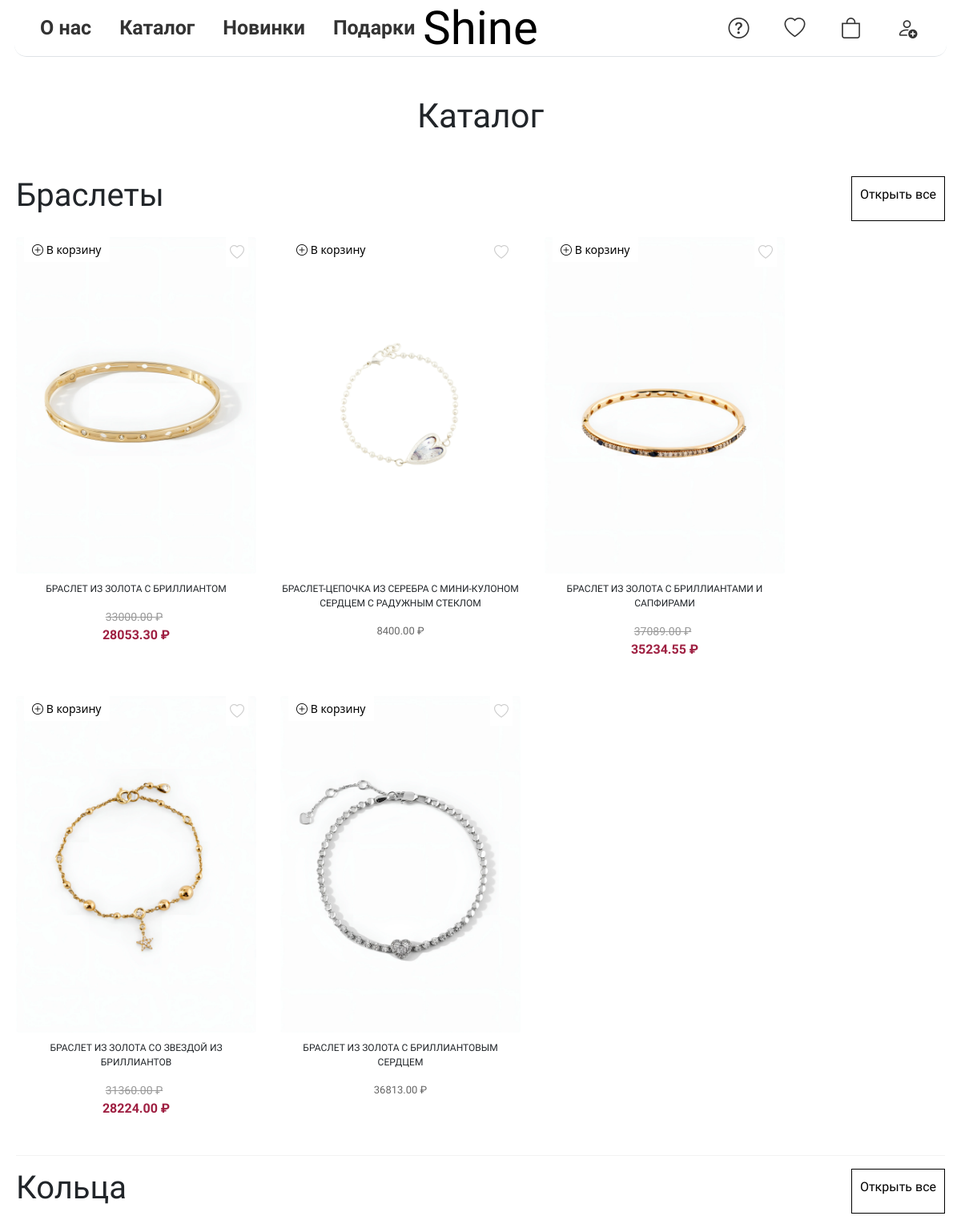
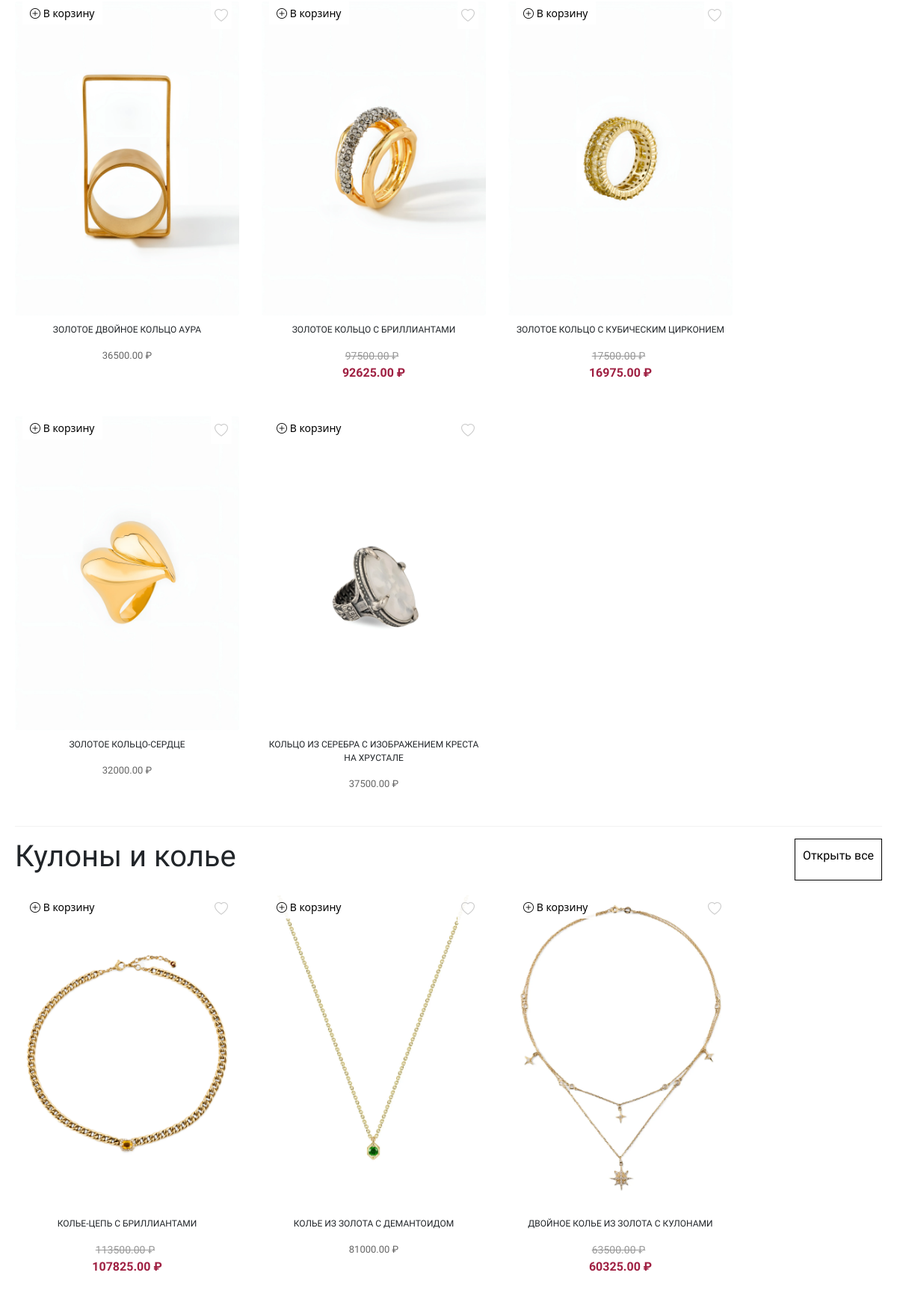
Page /catalog/ (upper part) on the committed database (2 pictures, top to bottom).
### webapp/models.py (models this page shows, shortened)
class TypeProduct(models.Model):
    image = models.ImageField(upload_to='type')
    name = models.CharField(max_length=200, verbose_name="Наименование категории")
    order = models.PositiveIntegerField(default=0, verbose_name="Порядок сортировки")
    class Meta:
        ordering = ['order', 'name']
        verbose_name = 'Категория'
        verbose_name_plural = 'Категории'
    def get_absolute_url(self):
        return reverse('product_list_by_category', args=[self.pk])

class ViewProduct(models.Model):
    TYPE_CHOICES = [
        ('all', 'Показать все'),
        ('gold', 'Золото'),
        ('silver', 'Серебро'),
    ]
    type_material = models.CharField(max_length=10, choices=TYPE_CHOICES, verbose_name="Вид материала", default='all')
    category = models.ForeignKey(TypeProduct, related_name='view_products', on_delete=models.CASCADE,
                                 verbose_name='Категория', null=True, blank=True)
    product = models.ImageField(upload_to='productimage', verbose_name="Изображение товара")
    product2 = models.ImageField(upload_to='productimageswiper', verbose_name="Изображение товара2", null=True,
                                 blank=True)
    name_product = models.CharField(max_length=200, verbose_name="Название")
    price = models.DecimalField(max_digits=10, decimal_places=2, verbose_name="Цена")
    quantity = models.PositiveIntegerField(default=0, verbose_name="Количество")
    is_active = models.BooleanField(default=True, verbose_name="Активен", db_index=True)
    views = models.PositiveIntegerField(default=0, verbose_name="Просмотры")
    created_at = models.DateTimeField(auto_now_add=True)
    updated_at = models.DateTimeField(auto_now=True)
    old_price = models.DecimalField(max_digits=10, decimal_places=2, blank=True, null=True, verbose_name='Старая цена')
    discount = models.DecimalField(max_digits=5, decimal_places=2, blank=True, null=True, verbose_name='Скидка (%)')
    final_price = models.DecimalField(max_digits=10, decimal_places=2, blank=True, null=True,
                                      verbose_name='Цена со скидкой')
    objects = ProductQuerySet.as_manager()
    class Meta:
        ordering = ['-created_at']
        verbose_name = 'Все товары'
        verbose_name_plural = 'Все товары'
        indexes = [models.Index(fields=['is_active']), ]
    def get_absolute_url(self):
        return reverse('product_view', kwargs={'pk': self.pk})
    @property
    def price_with_currency(self):
        if self.discount:
            return f"<span class='old-price'>{self.price} ₽</span> <span class='discounted-price'>{self.final_price} ₽</span>"
        return f"{self.price} ₽"

### webapp/views.py (the view)
# urls.py: path('catalog/', catalog, name='catalog'),
def catalog(request):
    categories = TypeProduct.objects.all()
    category_products = []
    for category in categories:
        products = ViewProduct.objects.filter(category=category).annotate(
            is_available=Case(
                When(is_active=True, quantity__gt=0, then=Value(1)),
                default=Value(0),
                output_field=IntegerField()
            )
        ).order_by('-is_available', '-created_at')[:5]
        if request.user.is_authenticated:
            wishlist_products = set(WishlistItem.objects.filter(
                wishlist__user=request.user,
                product__in=products
            ).values_list('product_id', flat=True))
            for product in products:
                product.in_wishlist = product.id in wishlist_products
        else:
            for product in products:
                product.in_wishlist = False
        category_products.append((category, products))
    context = {'category_products': category_products}
    return render(request, 'catalog.html', context)

### webapp/context_processors.py (called while the page is built)
def cart_items_count(request):
    if request.user.is_authenticated:
        cart = Cart.objects.filter(user=request.user).first()
        return {'cart_items_count': cart.total_items if cart else 0}
    return {'cart_items_count': 0}

def wishlist_items_count(request):
    if request.user.is_authenticated:
        wishlist = Wishlist.objects.filter(user=request.user).first()
        return {'wishlist_items_count': wishlist.items.count() if wishlist else 0}
    return {'wishlist_items_count': 0}

### templates/catalog.html (shortened to what this page needs)
{% extends "base.html" %}
{% load static %}
{% block content %}
<section class="catalog-section"><h2 class="new-title">Каталог</h2>
{% for category, products in category_products %}
    <div class="catalog-header">
        <h2 class="catalog-title">{{ category.name }}</h2>
        <a href="{{ category.get_absolute_url }}" class="catalog-button">Открыть все</a>
    </div>
    <div class="catalog-row">
        {% for product in products %}
        <div class="catalog-card">
            <button class="add-to-cart-btn" data-product-id="{{ product.id }}">
                <i class="bi bi-plus-circle"></i> В корзину
            </button>
            <button class="add-to-wishlist-btn" data-product-id="{{ product.id }}">
                <i class="bi {% if product.in_wishlist %}bi-heart-fill{% else %}bi-heart{% endif %}"></i>
            </button>
            <a href="{{ product.get_absolute_url }}" class="catalog-product-link">
                <img src="{{ product.product.url }}" class="catalog-img" alt="{{ product.name_product }}">
                <div class="catalog-info">
                    <p class="catalog-name">{{ product.name_product|upper }}</p>
                    <p class="catalog-price">{{ product.price_with_currency|safe }}</p>
                </div>
            </a>
        </div>
        {% endfor %}
    </div>
    <hr class="catalog-divider">{% endfor %}
</section>
{% endblock %}

### rows in the picture
TypeProduct: name "Браслеты"
ViewProduct: product (picture), name_product "БРАСЛЕТ ИЗ ЗОЛОТА С БРИЛЛИАНТОМ", price_with_currency "33000.00 ₽ 28053.30 ₽"
ViewProduct: product (picture), name_product "БРАСЛЕТ-ЦЕПОЧКА ИЗ СЕРЕБРА С МИНИ-КУЛОНОМ СЕРДЦЕМ С РАДУЖНЫМ СТЕКЛОМ", price_with_currency "8400.00 ₽"
ViewProduct: product (picture), name_product "БРАСЛЕТ ИЗ ЗОЛОТА С БРИЛЛИАНТАМИ И САПФИРАМИ", price_with_currency "37089.00 ₽ 35234.55 ₽"
ViewProduct: product (picture), name_product "БРАСЛЕТ ИЗ ЗОЛОТА СО ЗВЕЗДОЙ ИЗ БРИЛЛИАНТОВ", price_with_currency "31360.00 ₽ 28224.00 ₽"
ViewProduct: product (picture), name_product "БРАСЛЕТ ИЗ ЗОЛОТА С БРИЛЛИАНТОВЫМ СЕРДЦЕМ", price_with_currency "36813.00 ₽"
TypeProduct: name "Кольца"
ViewProduct: product (picture), name_product "ЗОЛОТОЕ ДВОЙНОЕ КОЛЬЦО АУРА", price_with_currency "36500.00 ₽"
ViewProduct: product (picture), name_product "ЗОЛОТОЕ КОЛЬЦО С БРИЛЛИАНТАМИ", price_with_currency "97500.00 ₽ 92625.00 ₽"
ViewProduct: product (picture), name_product "ЗОЛОТОЕ КОЛЬЦО С КУБИЧЕСКИМ ЦИРКОНИЕМ", price_with_currency "17500.00 ₽ 16975.00 ₽"
ViewProduct: product (picture), name_product "ЗОЛОТОЕ КОЛЬЦО-СЕРДЦЕ", price_with_currency "32000.00 ₽"
ViewProduct: product (picture), name_product "КОЛЬЦО ИЗ СЕРЕБРА С ИЗОБРАЖЕНИЕМ КРЕСТА НА ХРУСТАЛЕ", price_with_currency "37500.00 ₽"
TypeProduct: name "Кулоны и колье"
ViewProduct: product (picture), name_product "КОЛЬЕ-ЦЕПЬ С БРИЛЛИАНТАМИ", price_with_currency "113500.00 ₽ 107825.00 ₽"
ViewProduct: product (picture), name_product "КОЛЬЕ ИЗ ЗОЛОТА С ДЕМАНТОИДОМ", price_with_currency "81000.00 ₽"
ViewProduct: product (picture), name_product "ДВОЙНОЕ КОЛЬЕ ИЗ ЗОЛОТА С КУЛОНАМИ", price_with_currency "63500.00 ₽ 60325.00 ₽"
